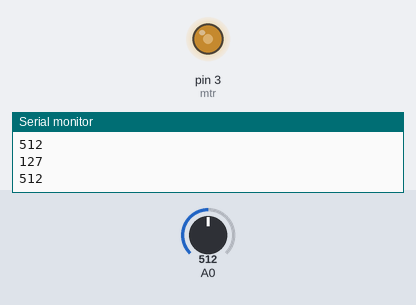
Recording of a sketch running on a simulated Arduino Uno, built with avr-gcc and run on an emulated ATmega328P. On the bench: output pins drawn as LEDs (lit = HIGH), the last lines printed to the serial monitor. The inputs (shaded band) are chosen by the test bench; at power-on: A0 = 512.

Above: at 1.2 s.
1.3 s: A0 set to 716
At 2.5 s:
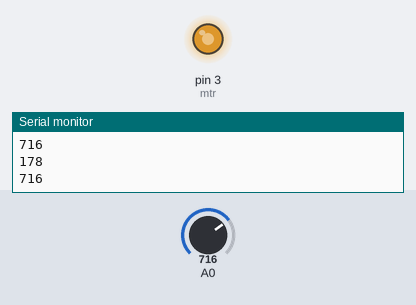
2.8 s: A0 set to 900
At 3.6 s:
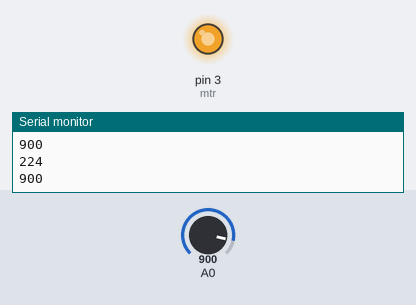
4.3 s: A0 set to 122
At 4.6 s:
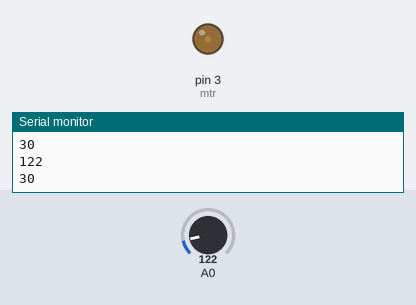
5.8 s: A0 set to 0
At 7.0 s:
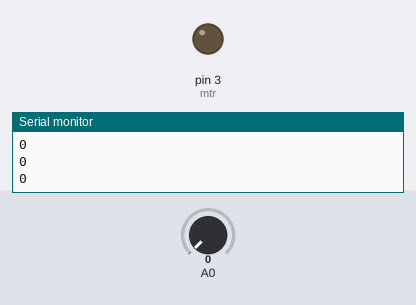
7.3 s: A0 set to 511
At 8.3 s:
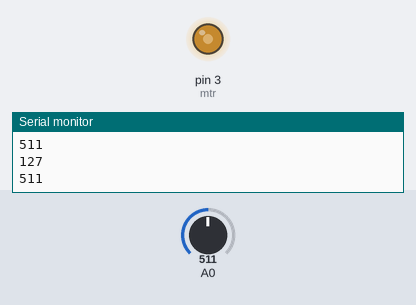
Timing chart, 0 to 9.8 s (numbered marks = the images above; inputs shaded):
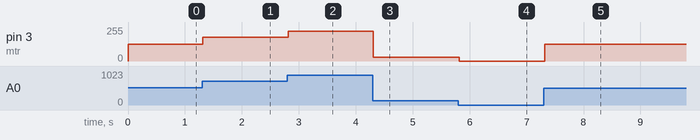

The sketch:

dcmtr_ptnmtr.ino
```cpp
int mtr = 3;

void setup() {
  Serial.begin(9600);
  pinMode(mtr, OUTPUT);
}

void loop() {
  int valu = analogRead(A0);
  Serial.println(valu);
  int newval = map(valu , 0 , 1023 , 0 , 255);
  Serial.println(newval);
  analogWrite(mtr, newval);
}
```

Measured:
- after the input at 1.3 s, pin 3 (mtr): 127/255 → 178/255 at once
- after the input at 2.8 s, pin 3 (mtr): 178/255 → 224/255 at once
- after the input at 4.3 s, pin 3 (mtr): 224/255 → 30/255 at once
- after the input at 5.8 s, pin 3 (mtr): 30/255 → 0/255 at once
- after the input at 7.3 s, pin 3 (mtr): 0/255 → 127/255 at once
